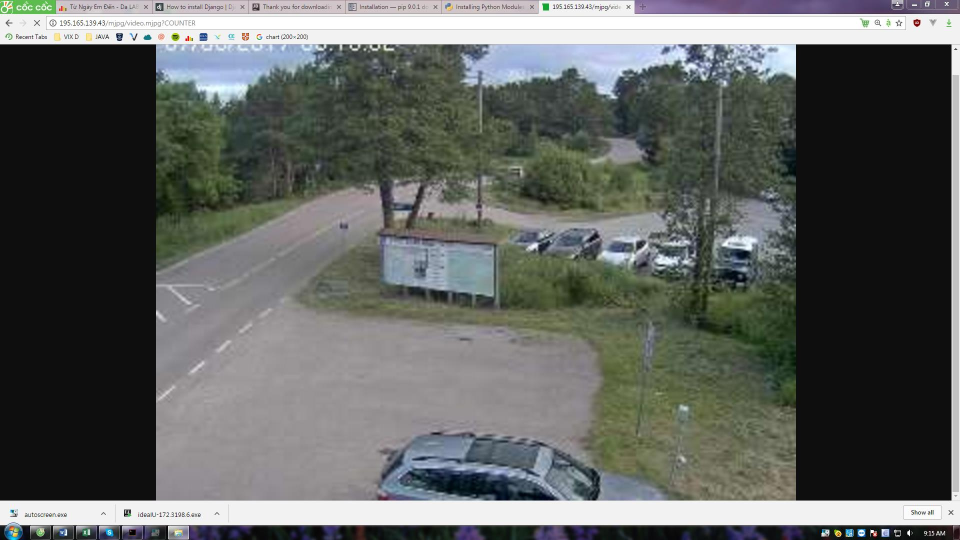
#> input picture images/2017-07-06_09-15-41-308.jpeg, 1920 x 1080 px (shown at 1/2 size)
$ python -i imutils.py   (imports and definitions only)   (older library calls are emulated)
#> lines starting #> are read from the running program, lines starting #| are printed output that depends on the picture
from __future__ import print_function

__author__ = 'jeremy'

import sys
import os
import cv2
import hashlib
import shutil
import logging
import time
# [1 line not run here, left out]
import numpy as np
import shutil
# So this file can be imported on servers where joblib is not installed
try:
    from joblib import Parallel,delayed
except:
    pass
import numpy as np
import multiprocessing
import socket
import copy
from trendi import constants
#import matplotlib.pyplot as plt
#import matplotlib.patches as mpatches
import subprocess
import inspect
import string
import random

from trendi import background_removal
from trendi.paperdoll import neurodoll_falcon_client

os.environ['REDIS_HOST']='10'
os.environ['MONGO_HOST']='10'
os.environ['REDIS_PORT']='10'
os.environ['MONGO_PORT']='10'
from trendi import Utils

# [776 lines left out: functions image_stats_from_dir_of_dirs, image_chooser_dir_of_dirs, image_chooser, image_stats_from_dir, image_stats, test_or_training_textfile and 8 more, not called in this run]

def resize_and_crop_image_using_bb( input_file_or_np_arr, bb=None, output_file=None, output_w = 128,output_h = 128,use_visual_output=False):
    '''Takes an image name, resize it and crop the bb area, keeping as much of orig as possible
    '''
#> called with input_file_or_np_arr = '../images/2017-07-06_09-15-41-308.jpeg', output_w = 128, output_h = 128, use_visual_output = False
    #TODO - implement nonsquare crop
    # done
    if isinstance(input_file_or_np_arr,basestring):
        orig_name = input_file_or_np_arr
        input_file_or_np_arr = cv2.imread(input_file_or_np_arr)
#> input_file_or_np_arr is the input picture: shape (1080, 1920, 3); mean B, G, R 95.5, 98.4, 95.5
        if input_file_or_np_arr is None:
            logging.debug('trouble reading input file {}'.format(orig_name))
            return
        if 'bbox_' in orig_name and bb is None:
            strs = orig_name.split('bbox_')
            bb_str = strs[1]
            coords = bb_str.split('_')
            bb_x = int(coords[0])
            bb_y = int(coords[1])
            bb_w = int(coords[2])
            bb_h = coords[3].split('.')[0]  #this has .jpg or .bmp at the end
            bb_h = int(bb_h)
            bb=[bb_x,bb_y,bb_w,bb_h]
            print('bb:'+str(bb))
            if bb_h == 0:
                logging.warning('bad height encountered in imutils.resize_and_crop_image for '+str(input_file_or_np_arr))
                return None
            if bb_w == 0:
                logging.warning('bad width encountered in imutils.resize_and_crop_image for '+str(input_file_or_np_arr))
                return None

    height, width, depth = input_file_or_np_arr.shape
#> height = 1080; width = 1920; depth = 3

    if bb is None:
        bb = [0,0, width,height]
#> bb = [0, 0, 1920, 1080]
        print('no bbox given, using entire image')


    in_aspect = float(bb[2])/bb[3]
#> in_aspect = 1.78
    out_aspect = float(output_w)/output_h
    x1 = bb[0]
#> x1 = 0
    x2 = bb[0] + bb[2]
#> x2 = 1920
    y1 = bb[1]
#> y1 = 0
    y2 = bb[1] + bb[3]
#> y2 = 1080
    if in_aspect>out_aspect:
        extra_pad_y = int((output_h*bb[2]/output_w - bb[3]) / 2)
#> extra_pad_y = 420
        round = (output_h*bb[2]/output_w - bb[3]) % 2
#> round = 0
        y1 = max(0,bb[1] - extra_pad_y)
        y2 = min(height,bb[1]+bb[3]+extra_pad_y+round)
        #print('pad y {} y1 {} y2 {}'.format(extra_pad_y,y1,y2))
    elif in_aspect<out_aspect:
        extra_pad_x = int((output_w*bb[3]/output_h - bb[2]) / 2)
        round = (output_w*bb[3]/output_h - bb[2]) % 2
        x1 = max(0,bb[0] - extra_pad_x)
        x2 = min(width,bb[0]+bb[2]+extra_pad_x+round)
        #print('pad x {} x1 {} x2 {}'.format(extra_pad_x,x1,x2))
    #print('x1 {} x2 {} y1 {} y2 {}'.format(x1,x2,y1,y2))
    cropped_img = input_file_or_np_arr[y1:y2,x1:x2,:]

    logging.debug('orig size {}x{} cropped to:{}x{},ar={} desired ar={}'.format(input_file_or_np_arr.shape[0],input_file_or_np_arr.shape[1],cropped_img.shape[0],cropped_img.shape[1],float(cropped_img.shape[1])/cropped_img.shape[0],float(output_w)/output_h))
    scaled_cropped_img = cv2.resize(cropped_img,(output_w,output_h))
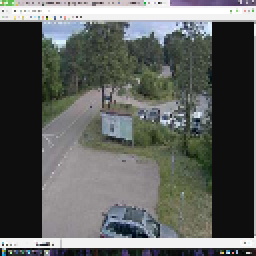
#> scaled_cropped_img: shape (128, 128, 3) (shown 2 times larger); mean B, G, R 94.1, 96.9, 94
#    print('resized to : {}x{}, ar={}, desired ar={}'.format(scaled_cropped_img.shape[0],scaled_cropped_img.shape[1],float(scaled_cropped_img.shape[1])/scaled_cropped_img.shape[0],float(output_w/output_h)))
    if use_visual_output is True:
        cv2.imshow('scaled_cropped', scaled_cropped_img)
        scaled_input = cv2.resize(input_file_or_np_arr,(output_w,output_h))
        cv2.imshow('orig',scaled_input)
        cv2.waitKey(0)
    if output_file is not None:
#        orig_dir = os.path.dirname(orig_name)
  #      orig_name_only = os.path.basename(orig_name)
    #    output_file = os.path.join(orig_dir,output_dir)
        print('writing to:'+output_file)
        retval = cv2.imwrite(output_file, scaled_cropped_img)
        if retval is False:
             logging.warning('retval from imwrite is false (attempt to write file:'+output_file+' has failed :(  )')
    return scaled_cropped_img

# [1015 lines left out: functions center_crop, resize_and_crop_maintain_aspect, crop_files_in_dir, crop_files_in_dir_of_dirs, kill_the_missing, find_the_common and 22 more, not called in this run]

def xywh_to_x1y1x2y2(bb):
    return [bb[0],bb[1],bb[2]+bb[0],bb[3]+bb[1]]

# [105 lines left out: functions xywh_to_yolo, x1x2y1y2_to_yolo, yolo_to_xywh, bb_with_text, count_values, not called in this run]

host = socket.gethostname()
# print('host:'+str(host))

# [47 lines not run here, left out]


# [48 lines of commented-out code are left out]
'''
import numpy as np
import pandas as pd
import cv2
from scipy.ndimage.interpolation import map_coordinates
from scipy.ndimage.filters import gaussian_filter
import matplotlib.pyplot as plt

# Function to distort image
def elastic_transform(image, alpha, sigma, alpha_affine, random_state=None):
    """Elastic deformation of images as described in [Simard2003]_ (with modifications).
    .. [Simard2003] Simard, Steinkraus and Platt, "Best Practices for
         Convolutional Neural Networks applied to Visual Document Analysis", in
         Proc. of the International Conference on Document Analysis and
         Recognition, 2003.

     Based on https://gist.github.com/erniejunior/601cdf56d2b424757de5
    """
    if random_state is None:
        random_state = np.random.RandomState(None)

    shape = image.shape
    shape_size = shape[:2]

    # Random affine
    center_square = np.float32(shape_size) // 2
    square_size = min(shape_size) // 3
    pts1 = np.float32([center_square + square_size, [center_square[0]+square_size, center_square[1]-square_size], center_square - square_size])
    pts2 = pts1 + random_state.uniform(-alpha_affine, alpha_affine, size=pts1.shape).astype(np.float32)
    M = cv2.getAffineTransform(pts1, pts2)
    image = cv2.warpAffine(image, M, shape_size[::-1], borderMode=cv2.BORDER_REFLECT_101)

    dx = gaussian_filter((random_state.rand(*shape) * 2 - 1), sigma) * alpha
    dy = gaussian_filter((random_state.rand(*shape) * 2 - 1), sigma) * alpha
    dz = np.zeros_like(dx)

    x, y, z = np.meshgrid(np.arange(shape[1]), np.arange(shape[0]), np.arange(shape[2]))
    indices = np.reshape(y+dy, (-1, 1)), np.reshape(x+dx, (-1, 1)), np.reshape(z, (-1, 1))

    return map_coordinates(image, indices, order=1, mode='reflect').reshape(shape)
In [3]:
# Define function to draw a grid
def draw_grid(im, grid_size):
    # Draw grid lines
    for i in range(0, im.shape[1], grid_size):
        cv2.line(im, (i, 0), (i, im.shape[0]), color=(255,))
    for j in range(0, im.shape[0], grid_size):
        cv2.line(im, (0, j), (im.shape[1], j), color=(255,))

# Load images
im = cv2.imread("../input/train/10_1.tif", -1)
im_mask = cv2.imread("../input/train/10_1_mask.tif", -1)

# Draw grid lines
draw_grid(im, 50)
draw_grid(im_mask, 50)

# Merge images into separete channels (shape will be (cols, rols, 2))
im_merge = np.concatenate((im[...,None], im_mask[...,None]), axis=2)
In [4]:
# First sample...

%matplotlib inline

# Apply transformation on image
im_merge_t = elastic_transform(im_merge, im_merge.shape[1] * 2, im_merge.shape[1] * 0.08, im_merge.shape[1] * 0.08)

# Split image and mask
im_t = im_merge_t[...,0]
im_mask_t = im_merge_t[...,1]

# Display result
plt.figure(figsize = (16,14))
plt.imshow(np.c_[np.r_[im, im_mask], np.r_[im_t, im_mask_t]], cmap='gray')


# Second sample (heavyer transform)...

%matplotlib inline

# Apply transformation on image
im_merge_t = elastic_transform(im_merge, im_merge.shape[1] * 3, im_merge.shape[1] * 0.07, im_merge.shape[1] * 0.09)

# Split image and mask
im_t = im_merge_t[...,0]
im_mask_t = im_merge_t[...,1]

# Display result
plt.figure(figsize = (16,14))
plt.imshow(np.c_[np.r_[im, im_mask], np.r_[im_t, im_mask_t]], cmap='gray')

 managed to get about 4x improvement by using:

# include 4 standard deviations in the kernel (the default for ndimage.gaussian_filter)
# OpenCV also requires an odd size for the kernel hence the "| 1" part
blur_size = int(4*sigma) | 1
cv2.GaussianBlur(image, ksize=(blur_size, blur_size), sigmaX=sigma)
instead of ndimage.gaussian_filter(image, sigma)

and cv2.remap(image, dx, dy, interpolation=cv2.INTER_LINEAR) instead of ndimage.map_coordinates(image, (dx, dy), order=1)

    resize_keep_aspect(infile, output_file=None, output_size = (300,200),use_visual_output=True)
'''

>>> result = resize_and_crop_image_using_bb('../images/2017-07-06_09-15-41-308.jpeg')

$ run again, on images/cat100.jpg
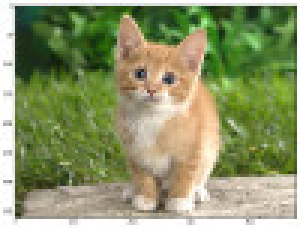
#> input picture images/cat100.jpg, 100 x 76 px (shown 3 times larger)
#> in resize_and_crop_image_using_bb, input_file_or_np_arr is the input picture: shape (76, 100, 3); mean B, G, R 105.8, 149.5, 140.7
#> in resize_and_crop_image_using_bb, `scaled_cropped_img = cv2.resize(cropped_img,(output_w,output_h))`:
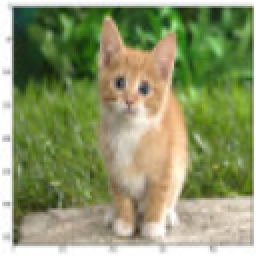
#> scaled_cropped_img: shape (128, 128, 3) (shown 2 times larger); mean B, G, R 105.8, 149.6, 140.8

$ run again, on images/female2.jpg
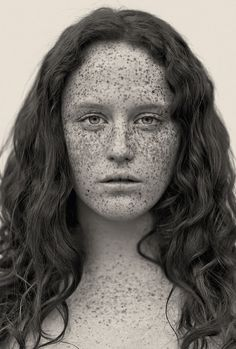
#> input picture images/female2.jpg, 236 x 349 px
#> in resize_and_crop_image_using_bb, input_file_or_np_arr is the input picture: shape (349, 236, 3); mean B, G, R 101.5, 107.4, 111.8
#> in resize_and_crop_image_using_bb, `scaled_cropped_img = cv2.resize(cropped_img,(output_w,output_h))`:
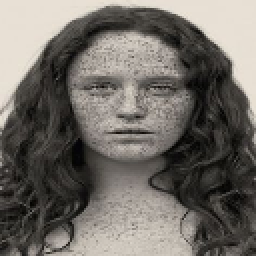
#> scaled_cropped_img: shape (128, 128, 3) (shown 2 times larger); mean B, G, R 101.4, 107.2, 111.6
